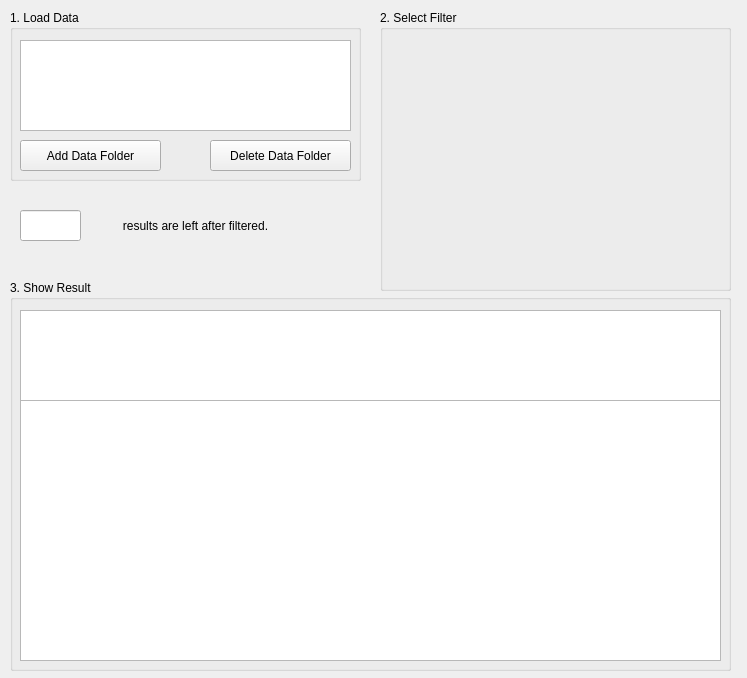
<?xml version="1.0" encoding="UTF-8"?>
<ui version="4.0">
 <class>test_result_tookit</class>
 <widget class="QWidget" name="test_result_tookit">
  <property name="geometry">
   <rect>
    <x>0</x>
    <y>0</y>
    <width>747</width>
    <height>678</height>
   </rect>
  </property>
  <property name="windowTitle">
   <string>TestResultTookit</string>
  </property>
  <widget class="QGroupBox" name="groupBox">
   <property name="geometry">
    <rect>
     <x>10</x>
     <y>10</y>
     <width>351</width>
     <height>171</height>
    </rect>
   </property>
   <property name="title">
    <string>1. Load Data</string>
   </property>
   <widget class="QPushButton" name="delete_data_folder">
    <property name="geometry">
     <rect>
      <x>200</x>
      <y>130</y>
      <width>141</width>
      <height>31</height>
     </rect>
    </property>
    <property name="text">
     <string>Delete Data Folder</string>
    </property>
   </widget>
   <widget class="QPushButton" name="add_data_folder">
    <property name="geometry">
     <rect>
      <x>10</x>
      <y>130</y>
      <width>141</width>
      <height>31</height>
     </rect>
    </property>
    <property name="text">
     <string>Add Data Folder</string>
    </property>
   </widget>
   <widget class="QListWidget" name="data_folder_list">
    <property name="geometry">
     <rect>
      <x>10</x>
      <y>30</y>
      <width>331</width>
      <height>91</height>
     </rect>
    </property>
    <property name="focusPolicy">
     <enum>Qt::ClickFocus</enum>
    </property>
   </widget>
  </widget>
  <widget class="QGroupBox" name="filter_group">
   <property name="geometry">
    <rect>
     <x>380</x>
     <y>10</y>
     <width>351</width>
     <height>281</height>
    </rect>
   </property>
   <property name="title">
    <string>2. Select Filter</string>
   </property>
   <property name="alignment">
    <set>Qt::AlignLeading|Qt::AlignLeft|Qt::AlignTop</set>
   </property>
   <layout class="QGridLayout" name="gridLayout_2">
    <item row="0" column="0">
     <layout class="QGridLayout" name="filter_layout">
      <property name="rightMargin">
       <number>0</number>
      </property>
     </layout>
    </item>
   </layout>
  </widget>
  <widget class="QGroupBox" name="groupBox_2">
   <property name="geometry">
    <rect>
     <x>10</x>
     <y>280</y>
     <width>721</width>
     <height>391</height>
    </rect>
   </property>
   <property name="title">
    <string>3. Show Result</string>
   </property>
   <widget class="QListWidget" name="result_des">
    <property name="geometry">
     <rect>
      <x>10</x>
      <y>30</y>
      <width>701</width>
      <height>91</height>
     </rect>
    </property>
   </widget>
   <widget class="QTableWidget" name="result_table">
    <property name="geometry">
     <rect>
      <x>10</x>
      <y>120</y>
      <width>701</width>
      <height>261</height>
     </rect>
    </property>
   </widget>
  </widget>
  <widget class="QLabel" name="label">
   <property name="geometry">
    <rect>
     <x>90</x>
     <y>210</y>
     <width>211</width>
     <height>31</height>
    </rect>
   </property>
   <property name="text">
    <string>results are left after filtered.</string>
   </property>
   <property name="alignment">
    <set>Qt::AlignCenter</set>
   </property>
  </widget>
  <widget class="QLineEdit" name="data_count">
   <property name="geometry">
    <rect>
     <x>20</x>
     <y>210</y>
     <width>61</width>
     <height>31</height>
    </rect>
   </property>
   <property name="alignment">
    <set>Qt::AlignCenter</set>
   </property>
  </widget>
  <zorder>groupBox</zorder>
  <zorder>groupBox_2</zorder>
  <zorder>filter_group</zorder>
  <zorder>label</zorder>
  <zorder>data_count</zorder>
 </widget>
 <resources/>
 <connections/>
</ui>
